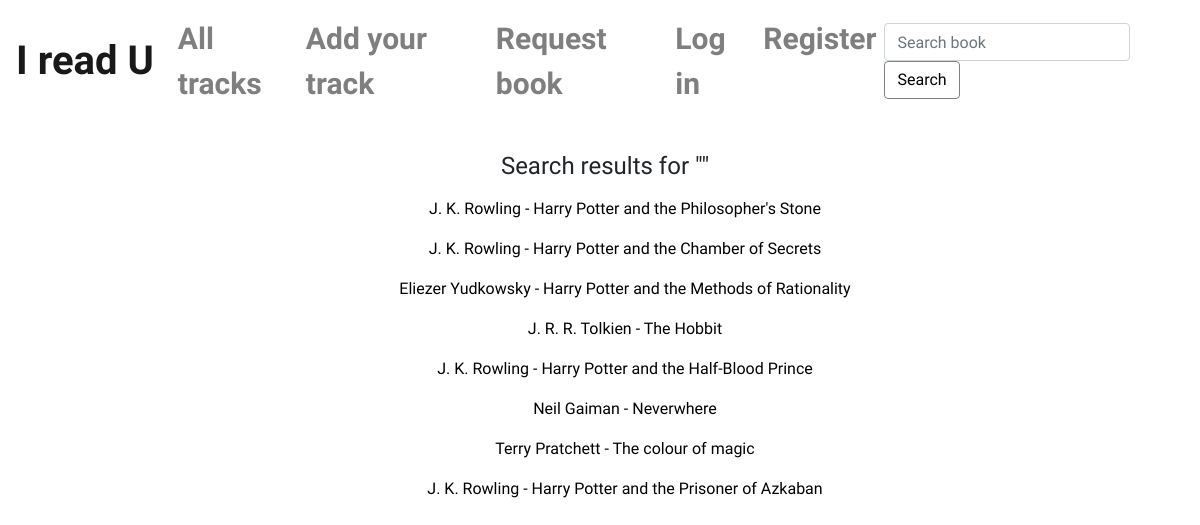
Screenshot of /search with the database file from the repository.
### books/models.py (models this page shows, shortened)
class Book(models.Model):
    author = models.ForeignKey("Writer", on_delete=models.CASCADE, related_name="writers", default=None)
    title = models.CharField(max_length=100)
    favorites = models.ManyToManyField("User", related_name="lovers", default=None, blank=True)
    claimants = models.ManyToManyField("User", related_name="claimants", default=None, blank=True)

class Writer(models.Model):
    name =  models.CharField(max_length=100)
    def __str__(self):
        return self.name

### books/views.py (the view)
# urls.py: path("search", views.search, name="search"),
def search(request):
    query = request.GET.get("q", "")
    books = Book.objects.filter(title__icontains=query)
    authors = Book.objects.filter(author__name__icontains=query)
    results = books | authors
    return render(request, "books/search.html", {
			"books": results,
			"query": query
        })

### books/templates/books/search.html (shortened to what this page needs)
{% extends "books/layout.html" %}
{% load static %}
{% block body %}
    <div class="book-list">
        <h4>Search results for "{{query}}"</h4>
        <ul>
            {% for book in books %}
                <li>
                    <a href="{% url 'book' book.id %}">{{ book.author }} - {{ book.title }}</a>
                </li>
            {% empty %}
                <li>No results</li>
            {% endfor %}
        </ul>
    </div>
{% endblock %}

### books/static/books/styles.css (style rules this page uses)
body { font-family: 'Martel', serif; background-image: url("imgs/yep.jpg"); background-repeat: no-repeat; background-attachment: fixed; background-size: 100% 100%; }
ul { list-style-type: none; }
a { color: #000000; text-decoration: none }
.book-list { text-align: center; line-height: 40px; }

### rows the page displays
Book: author "J. K. Rowling", title "Harry Potter and the Philosopher's Stone"
Book: author "J. K. Rowling", title "Harry Potter and the Chamber of Secrets"
Book: author "Eliezer Yudkowsky", title "Harry Potter and the Methods of Rationality"
Book: author "J. R. R. Tolkien", title "The Hobbit"
Book: author "J. K. Rowling", title "Harry Potter and the Half-Blood Prince"
Book: author "Neil Gaiman", title "Neverwhere"
Book: author "Terry Pratchett", title "The colour of magic"
Book: author "J. K. Rowling", title "Harry Potter and the Prisoner of Azkaban"
